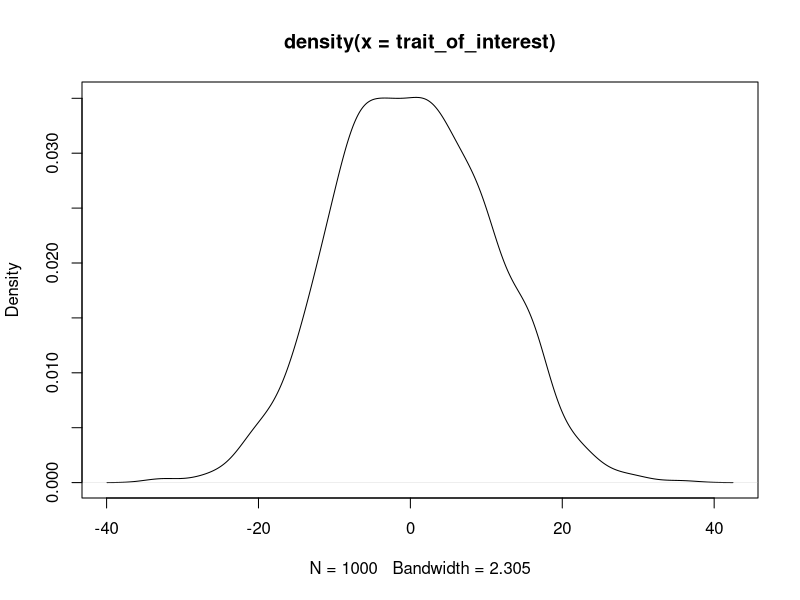

R code for this plot:
## ---- chunk 1
rnorm(1000, 0, 10)->trait_of_interest

plot(density(trait_of_interest))
min(trait_of_interest)
max(trait_of_interest)

